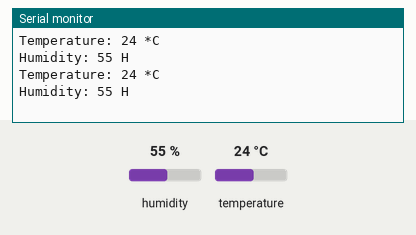
Simulated run of this sketch. Board: ESP8266 (NodeMCU). On the bench: the last lines printed to the serial monitor. The inputs (shaded band) are chosen by the test bench; at power-on: humidity 55 %, temperature 24 °C.

Above: at 2.8 s.
2.9 s: humidity set to 22 %
At 4.6 s:
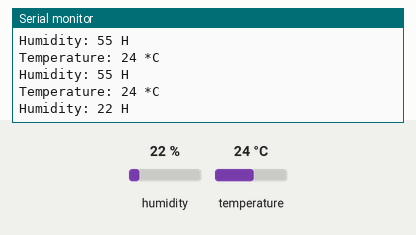
5.6 s: temperature set to 12 °C
At 7.0 s:
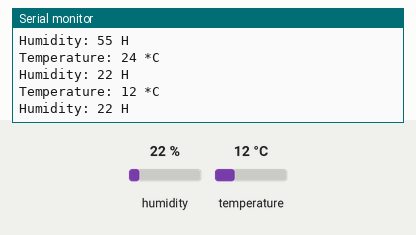
8.3 s: humidity set to 40 %
At 10.5 s:
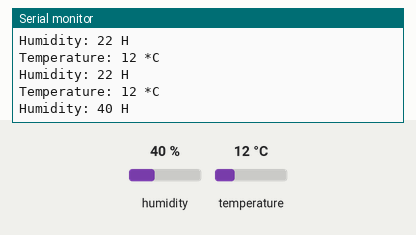
Timing chart, 0 to 12.0 s (numbered marks = the images above; inputs shaded):
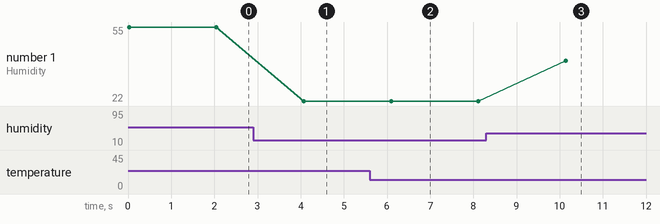

Measured:
- after the input at 2.9 s, the serial monitor: prints a new line after 1.2 s (image 1)
- after the input at 5.6 s, the serial monitor: prints a new line after 0.49 s (image 2)
- after the input at 8.3 s, the serial monitor: prints a new line after 1.8 s (image 3)
- plotted number 1: 55 → 22 after the input at 2.9 s, 22 → 40 after the input at 8.3 s

The sketch:

DHT11.ino
```cpp
 /*
 * Credits: www.plusivo.com
 *
 * Lesson 13: DHT11
 *
 * This lesson is created for the lesson "DHT11",
 * where you will learn how to use a DHT11
 * Temperature and Humidity sensor.
 *
 * Do not forget to install the SimpleDHT library
 * as shown in the guide!
 *
 * More details can be found in the guide.
 *
 */

#include <SimpleDHT.h>

//define the digital pin used to connect the module
const int dht_pin = D7;

SimpleDHT11 dht11;

void setup()
{
  //start the Serial communication at 115200 bits/s
  Serial.begin(115200);
}

void loop()
{
  //declare two byte variables for temperature and humidity
  byte temperature = 0;
  byte humidity = 0;

  //read the values
  dht11.read(dht_pin, &temperature, &humidity, NULL);

  //display the values in Serial Monitor
  Serial.print("Temperature: ");
  Serial.print(temperature);
  Serial.println(" *C");
  Serial.print("Humidity: ");
  Serial.print(humidity);
  Serial.println(" H");
  Serial.println();

  //wait 2 s
  delay(2000);
}
```
